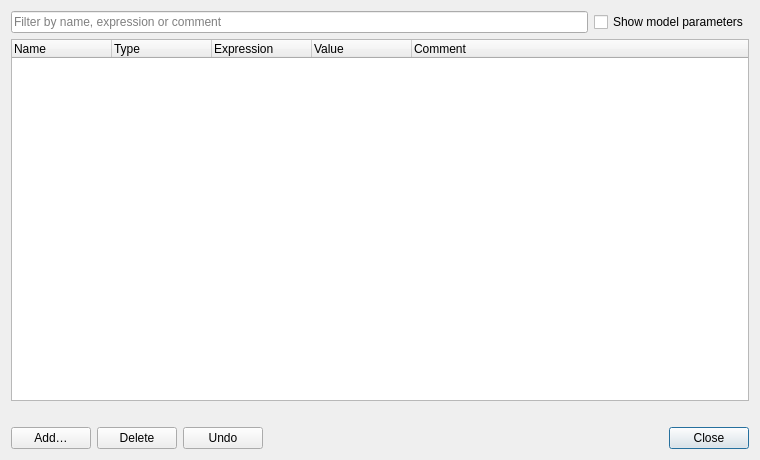
<?xml version="1.0" encoding="UTF-8"?>
<ui version="4.0">
 <class>Gui::Dialog::DlgDocumentParameters</class>
 <widget class="QDialog" name="Gui::Dialog::DlgDocumentParameters">
  <property name="geometry">
   <rect>
    <x>0</x>
    <y>0</y>
    <width>760</width>
    <height>460</height>
   </rect>
  </property>
  <property name="windowTitle">
   <string>Parameters</string>
  </property>
  <layout class="QVBoxLayout" name="verticalLayout">
   <item>
    <layout class="QHBoxLayout" name="horizontalLayoutFilter">
     <item>
      <widget class="QLineEdit" name="lineEditFilter">
       <property name="placeholderText">
        <string>Filter by name, expression or comment</string>
       </property>
       <property name="clearButtonEnabled">
        <bool>true</bool>
       </property>
      </widget>
     </item>
     <item>
      <widget class="QCheckBox" name="checkBoxModel">
       <property name="toolTip">
        <string>Also list the properties of other objects that are bound to an expression, and the named sketch constraints</string>
       </property>
       <property name="text">
        <string>Show model parameters</string>
       </property>
      </widget>
     </item>
    </layout>
   </item>
   <item>
    <widget class="QTreeWidget" name="treeParameters">
     <property name="editTriggers">
      <set>QAbstractItemView::DoubleClicked|QAbstractItemView::EditKeyPressed|QAbstractItemView::SelectedClicked</set>
     </property>
     <property name="alternatingRowColors">
      <bool>true</bool>
     </property>
     <property name="selectionMode">
      <enum>QAbstractItemView::SingleSelection</enum>
     </property>
     <property name="uniformRowHeights">
      <bool>true</bool>
     </property>
     <column>
      <property name="text">
       <string>Name</string>
      </property>
     </column>
     <column>
      <property name="text">
       <string>Type</string>
      </property>
     </column>
     <column>
      <property name="text">
       <string>Expression</string>
      </property>
     </column>
     <column>
      <property name="text">
       <string>Value</string>
      </property>
     </column>
     <column>
      <property name="text">
       <string>Comment</string>
      </property>
     </column>
    </widget>
   </item>
   <item>
    <widget class="QLabel" name="labelMessage">
     <property name="text">
      <string/>
     </property>
     <property name="wordWrap">
      <bool>true</bool>
     </property>
    </widget>
   </item>
   <item>
    <layout class="QHBoxLayout" name="horizontalLayoutButtons">
     <item>
      <widget class="QPushButton" name="pushButtonAdd">
       <property name="toolTip">
        <string>Add a user parameter, or a parameter to a variable set</string>
       </property>
       <property name="text">
        <string>Add…</string>
       </property>
       <property name="autoDefault">
        <bool>false</bool>
       </property>
      </widget>
     </item>
     <item>
      <widget class="QPushButton" name="pushButtonDelete">
       <property name="toolTip">
        <string>Delete the selected parameter</string>
       </property>
       <property name="text">
        <string>Delete</string>
       </property>
       <property name="autoDefault">
        <bool>false</bool>
       </property>
      </widget>
     </item>
     <item>
      <widget class="QPushButton" name="pushButtonUndo">
       <property name="toolTip">
        <string>Undo the last change of the document</string>
       </property>
       <property name="text">
        <string>Undo</string>
       </property>
       <property name="autoDefault">
        <bool>false</bool>
       </property>
      </widget>
     </item>
     <item>
      <spacer name="horizontalSpacer">
       <property name="orientation">
        <enum>Qt::Horizontal</enum>
       </property>
       <property name="sizeHint" stdset="0">
        <size>
         <width>40</width>
         <height>20</height>
        </size>
       </property>
      </spacer>
     </item>
     <item>
      <widget class="QDialogButtonBox" name="buttonBox">
       <property name="standardButtons">
        <set>QDialogButtonBox::Close</set>
       </property>
      </widget>
     </item>
    </layout>
   </item>
  </layout>
 </widget>
 <resources/>
 <connections/>
</ui>
